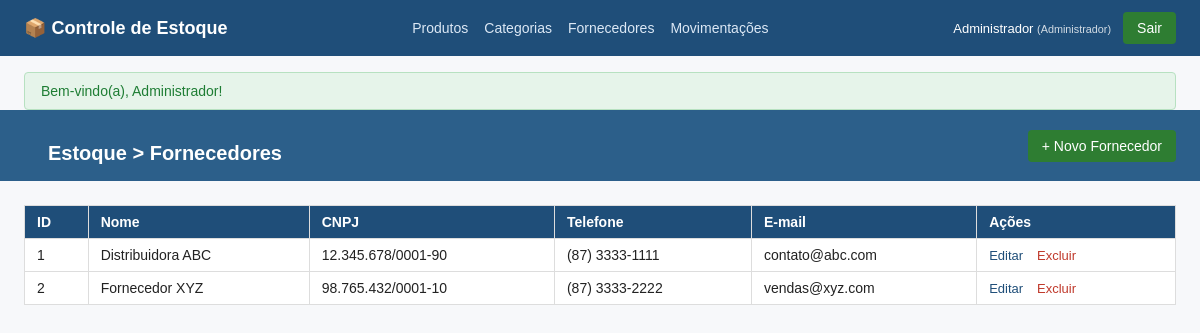
The app's page /fornecedores (signed in) with its own data.
### tables this page shows
CREATE TABLE fornecedores (
    id INT AUTO_INCREMENT PRIMARY KEY,
    nome VARCHAR(150) NOT NULL,
    cnpj VARCHAR(20),
    telefone VARCHAR(20),
    email VARCHAR(150)
);

### core/Controller.php (called while the page is built, shortened)
<?php
class Controller
{
    protected function view(string $viewName, array $dados = []): void
    {
        $dados['usuarioLogado'] = $this->usuarioLogado();
        $dados['flash'] = $this->getFlash();
        extract($dados);
        $viewPath = __DIR__ . '/../app/Views/' . $viewName . '.php';
        require $viewPath;
    }
    private function getFlash(): ?array
    {
        if (!empty($_SESSION['flash'])) {
            $flash = $_SESSION['flash'];
            return $flash;
        }
        return null;
    }
    protected function usuarioLogado(): ?array
    {
        return $_SESSION['usuario'] ?? null;
    }
}

### app/Controllers/FornecedorController.php (called while the page is built, shortened)
<?php
require_once __DIR__ . '/../../core/Controller.php';
require_once __DIR__ . '/../Models/FornecedorModel.php';
class FornecedorController extends Controller
{
    public function index(): void
    {
        $fornecedores = (new FornecedorModel())->listarTodos();
        $this->view('fornecedores/listar', [
            'titulo'       => 'Fornecedores',
            'fornecedores' => $fornecedores,
        ]);
    }
}

### core/Router.php (called while the page is built, shortened)
<?php
class Router
{
    private array $routes = [];
    public function get(string $uri, array $action): void
    {
        $this->routes['GET'][$uri] = $action;
    }
    public function post(string $uri, array $action): void
    {
        $this->routes['POST'][$uri] = $action;
    }
    public function put(string $uri, array $action): void
    {
        $this->routes['PUT'][$uri] = $action;
    }
    public function delete(string $uri, array $action): void
    {
        $this->routes['DELETE'][$uri] = $action;
    }
    public function resolve(): void
    {
        $uri = parse_url($_SERVER['REQUEST_URI'] ?? '/', PHP_URL_PATH);
        $uri = rtrim($uri, '/');
        $method = $_SERVER['REQUEST_METHOD'] ?? 'GET';
        $action = $this->routes[$method][$uri] ?? null;
        [$controllerClass, $methodName] = $action;
        $controller = new $controllerClass();
        $controller->$methodName();
    }
}

### public/index.php (called while the page is built, shortened)
<?php
require_once __DIR__ . '/../core/Router.php';
require_once __DIR__ . '/../core/Controller.php';
require_once __DIR__ . '/../app/Controllers/FornecedorController.php';
$router = new Router();
$router->resolve();

### config/database.php (called while the page is built, shortened)
<?php
class Database
{
    private static ?PDO $instance = null;
    public static function getConnection(): PDO
    {
        if (self::$instance === null) {
            $host   = 'localhost';
            $dbname = 'controle_estoque';
            $user   = 'root';
            $pass   = '';
            $dsn = "mysql:host={$host};dbname={$dbname};charset=utf8mb4";
            try {
                self::$instance = new PDO($dsn, $user, $pass, [
                    PDO::ATTR_ERRMODE            => PDO::ERRMODE_EXCEPTION,
                    PDO::ATTR_DEFAULT_FETCH_MODE => PDO::FETCH_ASSOC,
                ]);
            } catch (PDOException $e) {
                Logger::error('Falha ao conectar ao banco de dados', ['erro' => $e->getMessage()]);
                die("Erro ao conectar ao banco de dados: " . $e->getMessage());
            }
        }
        return self::$instance;
    }
}

### app/Models/FornecedorModel.php (called while the page is built, shortened)
<?php
require_once __DIR__ . '/../../config/database.php';
class FornecedorModel
{
    private PDO $db;
    public function __construct()
    {
        $this->db = Database::getConnection();
    }
    public function listarTodos(): array
    {
        $stmt = $this->db->query("SELECT * FROM fornecedores ORDER BY nome ASC");
        return $stmt->fetchAll();
    }
}

### app/Views/fornecedores/listar.php (the view, shortened to what this page needs)
<?php
require __DIR__ . '/../partials/header.php';
$souAdmin = ($usuarioLogado['perfil'] ?? null) === 'administrador';
?>
<header class="topbar">
    <h1>Estoque &gt; Fornecedores</h1>
    <?php if ($souAdmin): ?>
        <a class="botao" href="/fornecedores/novo">+ Novo Fornecedor</a>
    <?php endif; ?>
</header>
<table class="tabela">
    <thead>
        <tr>
            <th>ID</th>
            <th>Nome</th>
            <th>CNPJ</th>
            <th>Telefone</th>
            <th>E-mail</th>
            <?php if ($souAdmin): ?><th>Ações</th><?php endif; ?>
        </tr>
    </thead>
    <tbody>
        <?php foreach ($fornecedores as $f): ?>
            <tr>
                <td><?= htmlspecialchars($f['id']) ?></td>
                <td><?= htmlspecialchars($f['nome']) ?></td>
                <td><?= htmlspecialchars($f['cnpj'] ?? '-') ?></td>
                <td><?= htmlspecialchars($f['telefone'] ?? '-') ?></td>
                <td><?= htmlspecialchars($f['email'] ?? '-') ?></td>
                <?php if ($souAdmin): ?>
                    <td class="col-acoes">
                        <a class="link-acao" href="/fornecedores/<?= $f['id'] ?>/editar">Editar</a>
                        <form action="/fornecedores/<?= $f['id'] ?>" method="POST" class="form-inline" onsubmit="return confirm('Excluir este fornecedor?');">
                            <button type="submit" class="link-acao link-excluir">Excluir</button>
                        </form>
                    </td>
                <?php endif; ?>
            </tr>
        <?php endforeach; ?>
    </tbody>
</table>
<?php require __DIR__ . '/../partials/footer.php'; ?>

### public/css/style.css (style rules this page uses)
body { font-family: Arial, sans-serif; margin: 0; color: #222; background: #f7f8fa; }
.topbar { background: #2c5f8a; color: white; padding: 16px 24px; display: flex; justify-content: space-between; align-items: center; margin-top: 0; }
.topbar h1 { font-size: 20px; margin: 0; }
h1 { padding: 16px 24px 0; }
.botao { background: #2e7d32; color: white; text-decoration: none; padding: 8px 14px; border-radius: 4px; border: none; font-size: 14px; cursor: pointer; display: inline-block; }
.form-inline { display: inline; margin: 0; }
.tabela { width: calc(100% - 48px); margin: 24px; border-collapse: collapse; background: white; }
.tabela th, .tabela td { border: 1px solid #ddd; padding: 8px 12px; text-align: left; font-size: 14px; }
.tabela th { background: #1f4e79; color: white; }
.col-acoes { white-space: nowrap; }
.link-acao { color: #1f4e79; text-decoration: none; font-size: 13px; margin-right: 10px; background: none; border: none; cursor: pointer; padding: 0; }
.link-excluir { color: #c0392b; }

### records on screen
fornecedores: id "1", nome "Distribuidora ABC", cnpj "12.345.678/0001-90", telefone "(87) 3333-1111", email "contato@abc.com"
fornecedores: id "2", nome "Fornecedor XYZ", cnpj "98.765.432/0001-10", telefone "(87) 3333-2222", email "vendas@xyz.com"

### other values on screen
$usuarioLogado['nome'] "Administrador"
$flash['mensagem'] "Bem-vindo(a), Administrador!"
